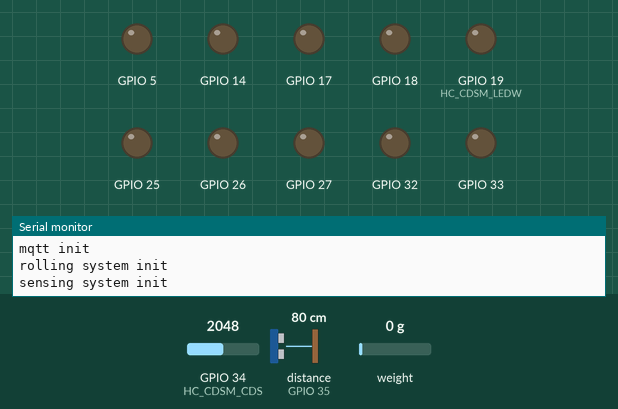
A sketch run on a simulated ESP32. Shown: output pins drawn as LEDs (lit = HIGH), the last lines printed to the serial monitor. Wiring (inferred from the names in the program): ultrasonic range finder: trigger GPIO 12; echo GPIO 35. Dashed ring = blinking. Inputs (shaded band) come from the test bench; at power-on: distance to the obstacle (sensor on GPIO 35) 80 cm, GPIO 34 (HC_CDSM_CDS) = 2048, weight on the scale 0 g. The echo pulse lasts 58.3 µs per cm; the local clock reads 2024-03-15 10:24:30 at power-on unless the sketch sets it; no MQTT or app messages arrive unless stated; pins used as bus, display or sensor lines are not drawn.

Above: at 4.2 s.
4.3 s: distance to the obstacle (sensor on GPIO 35) set to 12 cm
6.7 s: distance to the obstacle (sensor on GPIO 35) set to 9 cm
At 9.2 s:
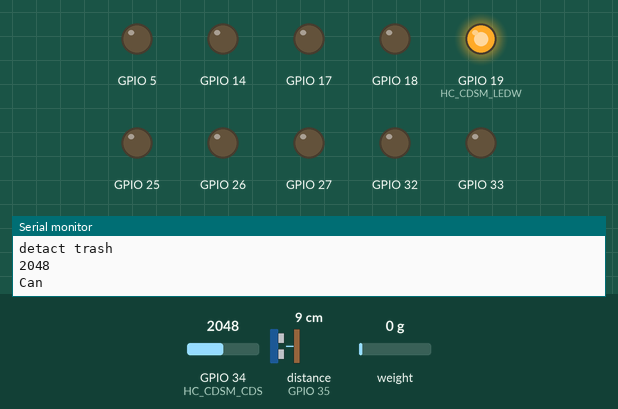
At 10.5 s:
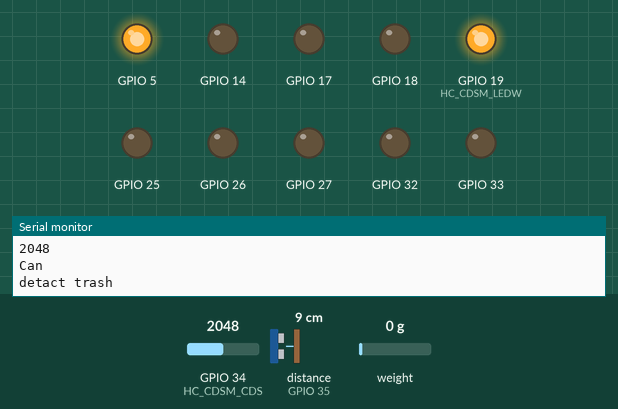
14.2 s: GPIO 34 (HC_CDSM_CDS) set to 1228
At 16.64 s:
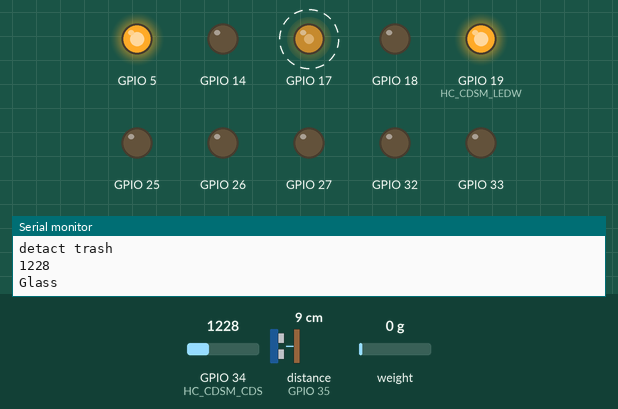
17.9 s: GPIO 34 (HC_CDSM_CDS) set to 1943
21.4 s: GPIO 34 (HC_CDSM_CDS) set to 2036
Timing chart, 0 to 25.9 s (numbered marks = the images above; inputs shaded):
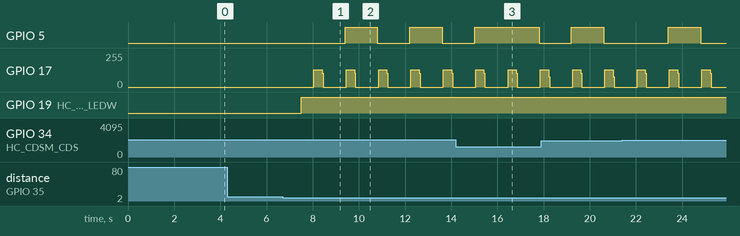

Measured:
- the behaviour switches between 11 and 10 cm on distance to the obstacle (sensor on GPIO 35) (found by bisection; images 0 and 1)
- after the input at 4.3 s, every drawn part: stays the same
- after the input at 6.7 s, GPIO 5: alternates HIGH for 1.4 s and LOW for 1.4 s, starting after 2.7 s; GPIO 17: 0/255 → 128/255 after 1.4 s, then repeats every 1.4 s: 102/255 0.04 s, 0/255 1.0 s, 128/255 0.36 s; GPIO 19 (HC_CDSM_LEDW): LOW → HIGH after 0.80 s

The sketch:

main.ino
```cpp
#include <ArduinoJson.h>
#include <stdio.h>

#include <string>

#include "Check.h"
#include "EspMQTTClient.h"
#include "Step.h"
#include "time.h"

// 기본 설정
// #define BROCKERIP "192.168.84.21"  // MQTT Broker server IP
#define BROCKERIP "k9a310.p.ssafy.io"
#define WIFINAME "s23+"    // WiFi name
#define WIFIPW "exur1440"  // WiFi password
#define USRNAME "ESP32"    // MQTT User name
#define USRPW "1234"       // MQTT User password
#define PORT 4883          // The MQTT port
#define TOPIC "IoT"        // MQTT publish topic

const char* ntp_server = "kr.pool.ntp.org";
const long gmtOffset_sec = 32400;
const int daylightOffset_sec = 0;

// set instance
prg::Step plastic_back_step(32, 33, 25);
prg::Step window_step(26, 27, 14);
prg::Step classify_step(18, 5, 17);

// check instace
prg::Check check;
// plastic and can count, total weight
int plastic_cnt, can_cnt;
float weight;
int flag = 0;
// Define client
EspMQTTClient client(WIFINAME, WIFIPW, BROCKERIP, USRNAME, USRPW, "ESP32",
                     PORT);

void send_status() {
  struct tm timeinfo;
  if (!getLocalTime(&timeinfo)) {
    // Serial.println("Failed to obtain time");
    return;
  }
  // Serial.println(&timeinfo, "%A, %B %d %Y %H:%M:%S");
  if (timeinfo.tm_hour == 12) {
    int pet = check.get_dist(2);
    int can = check.get_dist(3);
    int trash = check.get_dist(5);
    // int can = 1, trash = 1;
    char buf[400];
    // 이 부분은 하루에 한번만 보내면 되는 부분임
    if (can < 5) {
      sprintf(
          buf,
          R"({"request": "machine", "request-type": "reset", "machine-id": 1})");
    } else {
      sprintf(
          buf,
          R"({"request": "machine", "request-type": "update", "machine-id": 1, "machine-update-request-dto" : { "pet" : %d, "can" : %d, "trash" : %d}})",
          pet, can, trash);
    }
    client.publish(TOPIC, buf);
  }
}

// MQTT subscribe callback
void onConnectionEstablished() {
  client.subscribe("Server", [](const String& payload) {
    ++flag;
    // char message[128];
    int machine_id = -1;
    int member_id = -1;

    StaticJsonDocument<200> doc;
    deserializeJson(doc, payload);
    serializeJson(doc, Serial);
    member_id = doc["member-id"];
    const char* message = doc["message"];
    machine_id = doc["machine-id"];

    if (machine_id != 1) return;
    if (!strcmp(message, "initiation-success")) {
      // give plastic bag
      Serial.println("give plastic bag");
      for (int i = 0; i < 4; ++i) {
        plastic_back_step.set_rotation_angle(310);
        plastic_back_step.set_clockwise(false);
        plastic_back_step.run();
      }
    } else if (!strcmp(message, "termination-success")) {
      // open window
      Serial.println("open window");
      for (int i = 0; i < 1; ++i) {
        window_step.set_rotation_angle(720);
        window_step.set_clockwise(true);
        window_step.run();
      }
      plastic_cnt = 0;
      can_cnt = 0;
      weight = 0.0f;
      Serial.println("reset offset");
      check.offset_init();
    } else if (!strcmp(message, "pending-success")) {
      // close window
      Serial.println("close window");
      for (int i = 0; i < 1; ++i) {
        window_step.set_rotation_angle(720);
        window_step.set_clockwise(false);
        window_step.run();
      }
      weight = check.get_weight();
      if (weight < 0) {
        weight = 0.0f;
      }
      Serial.println(weight, 2);
      char buf[256];
      sprintf(
          buf,
          R"({"request": "plogging", "member-id": %d, "plogging-status": "PLOGGIGNG_COMPLETED", "machine-id": 1, "plogging-update-request-dto": {"generalTrashWeight": %f, "petCount":%d, "canCount": %d}})",
          member_id, weight, plastic_cnt, can_cnt);
      client.publish(TOPIC, buf);
    }
  });
}

void setup() {
  Serial.begin(115200);
  Serial.println("mqtt init");
  client.enableDebuggingMessages();
  client.enableHTTPWebUpdater();
  client.enableOTA();

  Serial.println("rolling system init");
  // initiate rolling system
  plastic_back_step.init();
  window_step.init();
  classify_step.init();
  delay(2000);

  Serial.println("sensing system init");
  // initiate sensing system
  check.timer_init();
  check.roadcell_init();

  // init and get the time  
  configTime(gmtOffset_sec, daylightOffset_sec, ntp_server);
}

void loop() {
  // Serial.println("start");
  client.loop();

  if (check.is_there_trash()) {
    delay(500);
    if (check.classify_trash() == prg::Trashs::Can) {
      ++can_cnt;
      for (int i = 0; i < 1; ++i) {
        classify_step.set_rotation_angle(180);
        classify_step.set_clockwise(false);
        classify_step.run();
        delay(1000);
        classify_step.set_rotation_angle(180);
        classify_step.set_clockwise(true);
        classify_step.run();
      }
    } else {
      ++plastic_cnt;
      for (int i = 0; i < 1; ++i) {
        classify_step.set_rotation_angle(180);
        classify_step.set_clockwise(true);
        classify_step.run();
        delay(1000);
        classify_step.set_rotation_angle(175);
        classify_step.set_clockwise(false);
        classify_step.run();
      }
    }
  }
  send_status();
}
```

Check.h
```cpp
#ifndef _API_INCLUDE_CHECK_H_
#define _API_INCLUDE_CHECK_H_
#endif
#include <Ticker.h>

#include "Arduino.h"
#include "HX711.h"
#include "Sense.h"

// HC_SR04 1 - sorting
#define HC_SR04_TRIG 12  // TRIG send ultrasonic wave
#define HC_SR04_ECHO 35  // ECHO recieve ultrasonic wave
// HC_SR04 2
#define HC_SR04_TRIG2 13  // TRIG send ultrasonic wave
#define HC_SR04_ECHO2 21  // ECHO recieve ultrasonic wave
// HC_SR04 3
#define HC_SR04_TRIG3 0   // TRIG send ultrasonic wave
#define HC_SR04_ECHO3 15  // ECHO recieve ultrasonic wave
// HC_SR04 4
#define HC_SR04_TRIG4 16  // TRIG send ultrasonic wave
#define HC_SR04_ECHO4 4   // ECHO recieve ultrasonic wave
// HC_SR04 5
#define HC_SR04_TRIG5 1  // TRIG send ultrasonic wave
#define HC_SR04_ECHO5 3  // ECHO recieve ultrasonic wave

// #define LED 13           // LED cathode pin
#define HC_CDSM_CDS 34   // CDS analog pin
#define HC_CDSM_LEDW 19  // CDS digital pin
#define DOUT 23
#define SCK 22

namespace prg {
void timer_interrupt();
class Check : public prg::Sense {
 public:
  Check() {
    // init for HC_SR04
    pinMode(HC_SR04_TRIG, OUTPUT);
    pinMode(HC_SR04_ECHO, INPUT);

    pinMode(HC_SR04_TRIG2, OUTPUT);
    pinMode(HC_SR04_ECHO2, INPUT);

    pinMode(HC_SR04_TRIG3, OUTPUT);
    pinMode(HC_SR04_ECHO3, INPUT);

    pinMode(HC_SR04_TRIG4, OUTPUT);
    pinMode(HC_SR04_ECHO4, INPUT);

    pinMode(HC_SR04_TRIG5, OUTPUT);
    pinMode(HC_SR04_ECHO5, INPUT);

    // CDS
    pinMode(HC_CDSM_CDS, INPUT);  // input pin
    // pinMode(LED, OUTPUT);           // LED digital pin
    pinMode(HC_CDSM_LEDW, OUTPUT);  // CDS digital pin
  }
  void roadcell_init();
  void timer_init();
  void offset_init();
  int get_dist(const int pin_num);
  virtual bool is_there_trash(void) override;
  virtual prg::Trashs classify_trash(void) override;
  virtual float get_weight(void) override;
};

}  // namespace prg
```

Roll.h
```cpp
#ifndef _API_INCLUDE_ROLL_H_
#define _API_INCLUDE_ROLL_h_

#include "Arduino.h"

namespace prg {
class Roll {
 protected:
  int rotation_angle;  // degree (1 = 360')
  bool clockwise;

 public:
  int get_rotation_angle();
  bool get_clockwise();
  void set_rotation_angle(int rotation_angle);
  virtual void set_clockwise(bool clockwise) = 0;
  virtual void run() = 0;
};

}  // namespace prg

#endif _api_include_roll_h_
```

Sense.h
```cpp
#ifndef _API_INCLUDE_SENSE_H_
#define _API_INCLUDE_SENSE_H_

namespace prg {

enum Trashs { Can, Glass, Etc, General };

class Sense {
 public:
  virtual bool is_there_trash(void) = 0;
  virtual Trashs classify_trash(void) = 0;
  virtual float get_weight(void) = 0;
};

}  // namespace prg

#endif
```

Step.h
```cpp
#ifndef _API_INCLUDE_STEP_H_
#define _API_INCLUDE_STEP_H_

#include "Arduino.h"
#include "Roll.h"

namespace prg {
class Step : public ::prg::Roll {
 private:
  int dir_pin;
  int step_pin;
  int enable_pin;

 public:
  Step(int enable_pin, int dir_pin, int step_pin)
      : enable_pin(enable_pin), dir_pin(dir_pin), step_pin(step_pin) {}
  void init();
  virtual void set_clockwise(bool clockwise) override;
  virtual void run() override;
};
}  // namespace prg
#endif
```
